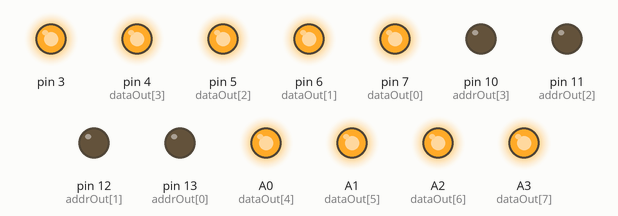
Simulated run of this sketch. Board: Arduino Uno, built with avr-gcc and run on an emulated ATmega328P. Parts: output pins drawn as LEDs (lit = HIGH).

Above: at 0.85 s.
At 5.55 s:
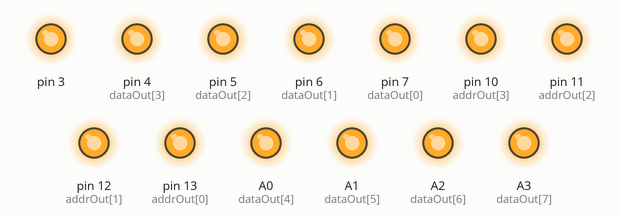
At 10.55 s:
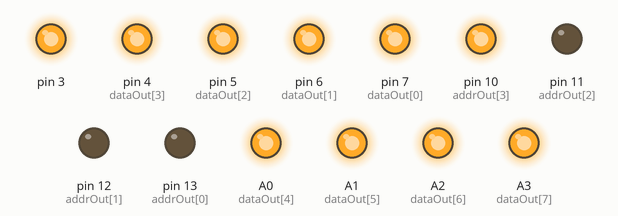
At 20.35 s:
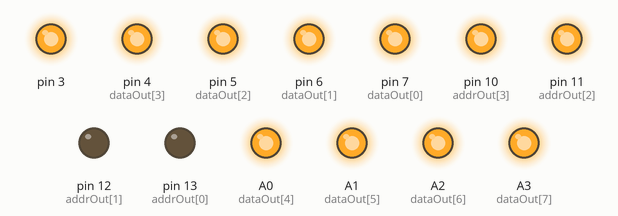
At 30.05 s:
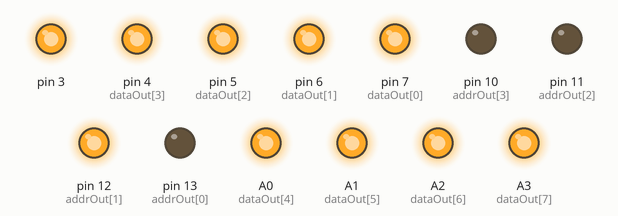
At 39.86 s:
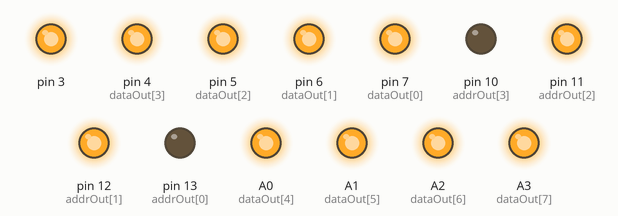
Timing chart, 0 to 40.0 s (numbered marks = the images above):
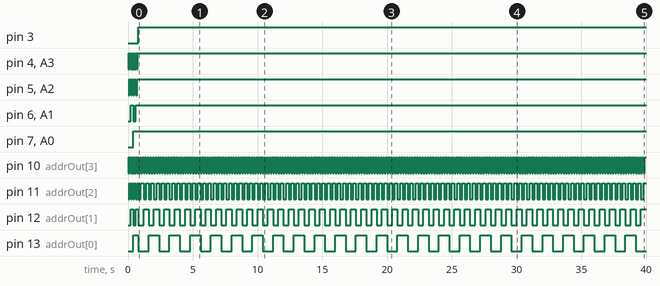

Measured:
- by itself, pin 3: LOW → HIGH at 0.80 s
- by itself, pin 4 (dataOut[3]), A3 (dataOut[7]): alternates HIGH for 0.05 s and LOW for 0.05 s, 15 changes in all, then stays HIGH
- by itself, pin 5 (dataOut[2]), A2 (dataOut[6]): alternates HIGH for 0.10 s and LOW for 0.10 s, 7 changes in all, then stays HIGH
- by itself, pin 6 (dataOut[1]), A1 (dataOut[5]): LOW → HIGH at 0.20 s, → LOW 0.20 s later, → HIGH 0.20 s later
- by itself, pin 7 (dataOut[0]), A0 (dataOut[4]): LOW → HIGH at 0.40 s
- by itself, pin 10 (addrOut[3]): alternates HIGH for 0.10 s and LOW for 0.10 s
- by itself, pin 11 (addrOut[2]): goes 3 × (HIGH 0.10 s, LOW 0.10 s), HIGH 0.10 s, 97 × (LOW 0.20 s, HIGH 0.20 s), LOW 0.20 s, then HIGH
- by itself, pin 12 (addrOut[1]): goes HIGH 0.20 s, LOW 0.20 s, HIGH 0.20 s, 48 × (LOW 0.40 s, HIGH 0.40 s), LOW 0.40 s, then HIGH

The sketch:

RAM_test.ino
```cpp
/// Built using Arduino UNO R4, may need to change pins
/// RAM chip write enable is active low

void setup() {

  int addrOut[4] = {13, 12, 11, 10};
  int dataOut[8] = {7, 6, 5, 4, A0, A1, A2, A3};

  for (int i : addrOut){   /// Initial address 0000
    pinMode(i, OUTPUT);
    digitalWrite(i, LOW);
  }
  for (int i : dataOut){   /// Initial data 00000000
    pinMode(i, OUTPUT);
    digitalWrite(i, LOW);
  }
  pinMode(3, OUTPUT);
}

void incBit(int bits[], int size) {       /// Bit incrementer for LOW and HIGH values
  for (int i = size - 1; i >= 0; i--) {
    if (bits[i] == LOW) {
      bits[i] = HIGH;
      break;
      }
    bits[i] = LOW;
    }
  }

void loop() {

  digitalWrite(3, LOW);

  int addrIn[4] = {LOW, LOW, LOW, LOW};      /// Current testing state for address and data
  int dataIn[8] = {LOW, LOW, LOW, LOW, LOW, LOW, LOW, LOW};

  int addrOut[4] = {13, 12, 11, 10};         /// Copy pins properly, in order from MSB to LSB
  int dataOut[8] = {7, 6, 5, 4, A0, A1, A2, A3};

  for (int i = 0; i < 16; i++){              /// Increments and stores first 4 and last 4 bits
    for (int j = 0; j < 4; j++){             /// into the corresponding address
      digitalWrite(addrOut[j], addrIn[j]);
    }
    for (int j = 0; j < 8; j++){
      digitalWrite(dataOut[j], dataIn[j]);
    }
    incBit(addrIn, 4);
    incBit(dataIn, 4);
    incBit(dataIn, 8);
    delay(50);
  }

  digitalWrite(3, HIGH);    /// Write disable, starts reading

  while (true){                          /// Cycles through address 0000-1111 and sends the address
    for (int i = 0; i < 16; i++){        /// to the circuit, verify the circuit functionality visually
      for (int j = 0; j < 4; j++){
        digitalWrite(addrOut[j], addrIn[j]);
      }
      incBit(addrIn, 4);
      delay(100);
    }
  }
}
```
